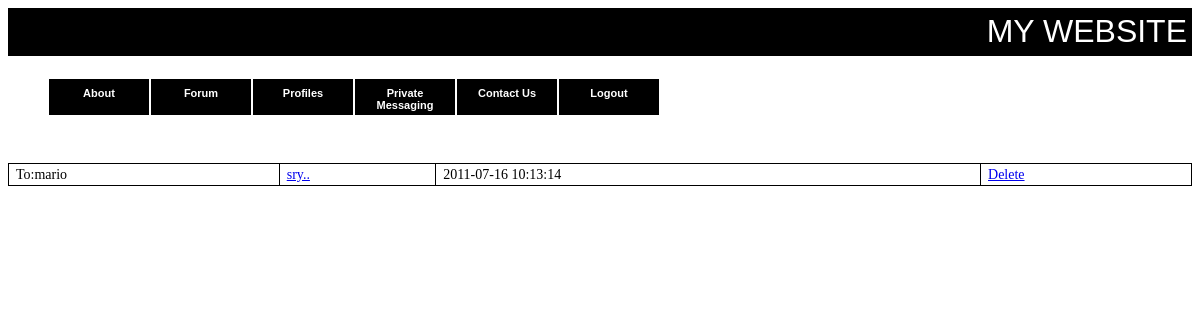
Screenshot of /www/sent-messages.php (signed in) with the database file from the repository.
### tables this page shows
CREATE TABLE IF NOT EXISTS `sentmsgs` (
  `from_user` varchar(30) NOT NULL,
  `to_user` varchar(30) NOT NULL,
  `message_title` varchar(50) NOT NULL,
  `message_contents` varchar(500) NOT NULL,
  `message_read` varchar(1) NOT NULL,
  `datetime` datetime NOT NULL,
  `message_id` int(4) NOT NULL AUTO_INCREMENT,
  PRIMARY KEY (`message_id`),
  KEY `message_id` (`message_id`)
);

### www/sent-messages.php (the view, shortened to what this page needs)
<html>
<head>
<link rel="stylesheet" type="text/css" href="style.css" />
</head>
<body>
<div class="header">MY WEBSITE</div></br>
<?php
$userfinal=$_SESSION['SESS_FIRST_NAME'];
$sql = "SELECT * FROM sentmsgs WHERE from_user='$userfinal' ORDER BY message_id DESC" or die(mysql_error());
$result=mysql_query($sql);
?>
<table id="tab">
<?php
while($rows=mysql_fetch_array($result)){
?>
<tr>
<td> To:<? echo $rows['to_user']; ?>    </td>
<td><a href="sent.php?id=<? echo $rows['message_id']; ?>"><? echo $rows['message_title']; ?>     </a></td>
<td>  <? echo $rows['datetime']; ?>   </td>
<td><a href="deletesent.php?id=<? echo $rows['message_id']; ?>">Delete   </a></td>
</tr>
<?php
}
?>
</table>
</body>
</html>

### www/style.css (style rules this page uses)
.header { background-color: black; text-align:right; color: white; font-size: 24pt; padding: 5px; border-bottom: 1px solid #000; }
#tab { font-family:"Calibri"; width:100%; border-collapse:collapse; }
#tab td { font-size:14px; border:1px solid ; padding:3px 7px 2px 7px; }

### rows the page displays
sentmsgs: to_user "mario", message_title "sry..", datetime "2011-07-16 10:13:14"
